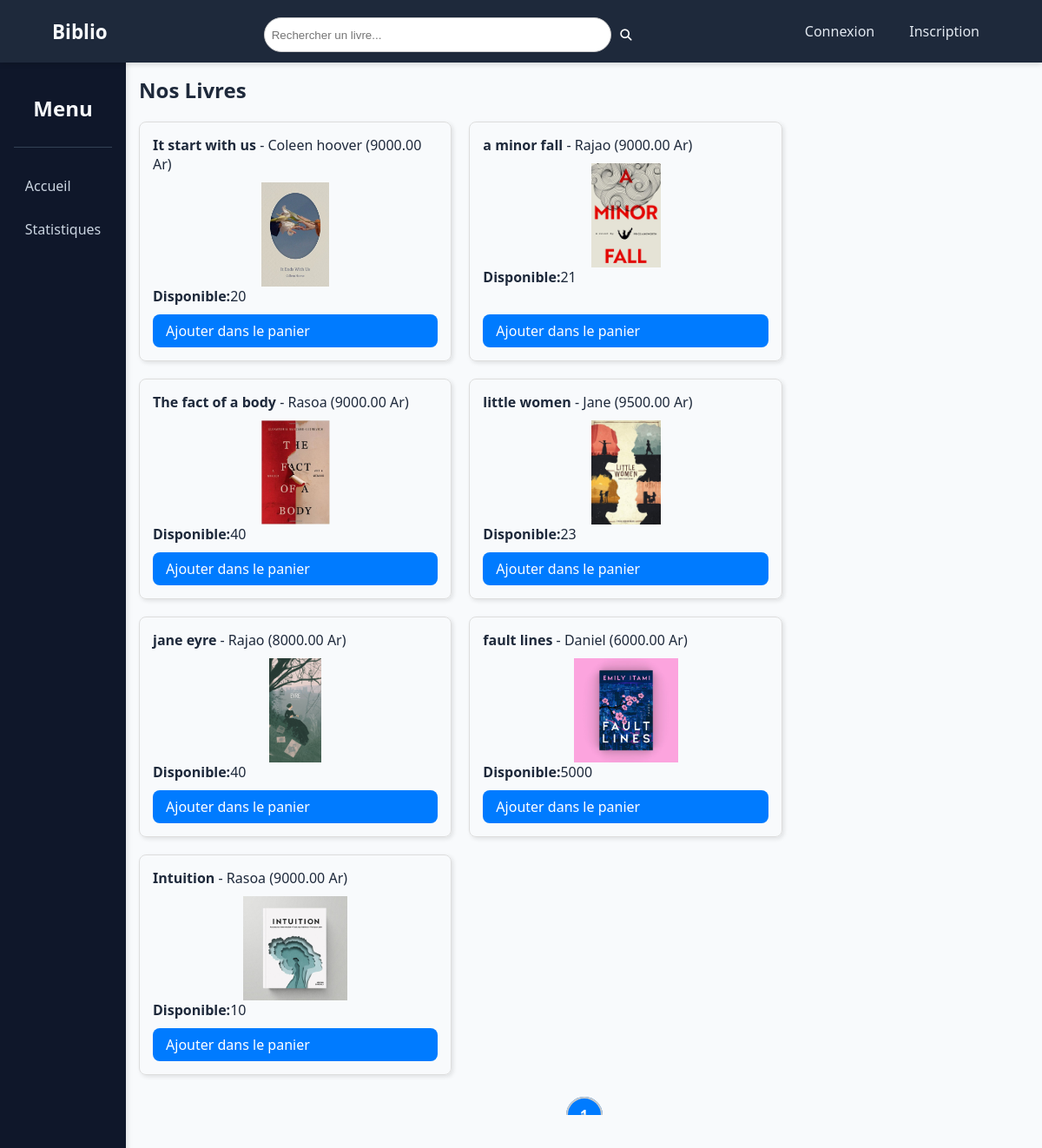
Page /livre/liste/ on the committed database.
### monApp/models.py (models this page shows, shortened)
class Livre(models.Model):
    titre = models.CharField(max_length=200)
    auteur = models.CharField(max_length=100)
    prix = models.DecimalField(max_digits=6, decimal_places=2)
    stock = models.PositiveIntegerField()
    couverture = models.ImageField(upload_to='couverture/', blank=True, null=True)
    description = models.TextField(blank=True)

### monApp/views.py (the view)
# urls.py: path('livre/liste/', liste_livres, name='liste_livres'),
def liste_livres(request):
    query = request.GET.get('q')
    if query:
        livres_list = Livre.objects.filter(
            Q(titre__icontains=query) |
            Q(auteur__icontains=query) |
            Q(description__icontains=query)
        )
    else:
        livres_list = Livre.objects.all()
    paginator = Paginator(livres_list, 8)
    page_number = request.GET.get('page')
    livres = paginator.get_page(page_number)
    return render(request, 'livre/liste_livres.html', {
        'livres': livres,
        'query': query
    })

### monApp/templates/livre/liste_livres.html (shortened to what this page needs)
{% extends "base.html" %}
{% load static %}
{% block extra_css %}
<link rel="stylesheet" href="{% static 'css/modal.css' %}">
<link rel="stylesheet" href="{% static 'css/pagination.css' %}">
<link rel="stylesheet" href="{% static 'css/carte.css' %}">
{% endblock %}
{% block content %}
<section class="livres-section">
   <h1>Nos Livres</h1>
    <ul class="carte-liste">
    {% for livre in livres %}
        <li class="carte-item">
            <div class="carte-contenu">
                <strong>{{ livre.titre }}</strong> - {{ livre.auteur }}
                ({{ livre.prix }} Ar)
                {% if livre.couverture %}
                    <br><img src="{{ livre.couverture.url }}" alt="Couverture de {{ livre.titre }}" class="carte-image">
                    <strong>Disponible:</strong><span>{{ livre.stock }} </span>
                {% endif %}
            </div>
            <span class="ouvrirPopup" data-nom="{{ livre.description }}" data-id="{{ livre.id }}">Ajouter dans le panier</span>
        </li>
    {% endfor %}
</ul>
<div class="pagination-modern">
  {% if livres.has_previous %}
    <a href="?page={{ livres.previous_page_number }}" class="page-btn prev">&laquo;</a>
  {% else %}
    <span class="page-btn disabled">&laquo;</span>
  {% endif %}
  {% for num in livres.paginator.page_range %}
    {% if livres.number == num %}
      <span class="page-btn current">{{ num }}</span>
    {% elif num > livres.number|add:'-3' and num < livres.number|add:'3' %}
      <a href="?page={{ num }}" class="page-btn">{{ num }}</a>
    {% endif %}
  {% endfor %}
  {% if livres.has_next %}
    <a href="?page={{ livres.next_page_number }}" class="page-btn next">&raquo;</a>
  {% else %}
    <span class="page-btn disabled">&raquo;</span>
  {% endif %}
</div>
</section>
{% endblock %}

### monApp/templates/base.html (shortened to what this page needs)
{% load static %}
<!doctype html>
<html lang="fr">
<head>
  <link rel="stylesheet" href="{% static 'css/main.css' %}">
  <link rel="stylesheet" href="{% static 'css/all.min.css' %}">
  {% block extra_css %}{% endblock %}
</head>
<body>
  <header class="site-header">
    <nav class="navbar">
      <div class="container">
        <a class="brand" href="">Biblio</a>
        <form action="" method="get" class="search-form">
         <div class="search-container">
           <input type="search" name="q" placeholder="Rechercher un livre..." class="search-input">
          <button type="submit" class="search-button"><i class="fas fa-search"></i></button>
         </div>
        </form>
        <ul class="nav-links">
          {% if user.is_authenticated %}
            <a href="{% url 'voir_profil' %}" class="btn btn-primary">Mon profil</a>
          {% else %}
            <li><a href="{% url 'login' %}">Connexion</a></li>
            <li><a href="{% url 'register' %}">Inscription</a></li>
          {% endif %}
        </ul>
      </div>
    </nav>
  </header>
  <main class="container">
  <aside class="sidebar">
  <div class="sidebar-header">
    <h2>Menu</h2>
  </div>
  <ul class="sidebar-links">
    <li><a href="{% url 'liste_livres'%}">Accueil</a></li>
    {% if user.is_authenticated %}
     {% if user.is_staff%}
      <li><a href="{% url 'logout' %}">Déconnexion</a></li>
      {% else %}
      <li><a href="{% url 'voir_panier' %}">Panier</a></li>
      <li><a href="{% url 'logout' %}">Déconnexion</a></li>
      {% endif %}
    {% else %}
      <li><a href="">Statistiques</a></li>
    {% endif %}
  </ul>
  </aside>
    {% block content %}
    {% endblock %}
  </main>
</body>
</html>

### monApp/static/css/main.css (style rules this page uses)
body { margin: 0; font-family: 'Segoe UI', Arial, sans-serif; background-color: #f8fafc; color: #1e293b; }
.site-header { background-color: #1e293b; color: white; padding: 0.75rem 0; box-shadow: 0 2px 6px rgba(0, 0, 0, 0.15); position: sticky; top: 0; z-index: 1000; }
.navbar .container { display: flex; justify-content: space-between; align-items: center; width: 90%; margin: 0 auto; }
.brand { font-size: 1.4rem; font-weight: bold; color: #f8fafc; text-decoration: none; }
.nav-links { list-style: none; display: flex; gap: 1rem; margin: 0; padding: 0; }
.nav-links a { color: #e2e8f0; text-decoration: none; padding: 0.5rem 0.75rem; border-radius: 6px; transition: background 0.2s; }
main.container { display: flex; flex-direction: row; min-height: calc(100vh - 70px); }
.sidebar { width: 220px; background-color: #0f172a; color: #f8fafc; padding: 1rem; box-shadow: 2px 0 6px rgba(0, 0, 0, 0.1); position: relative; }
.sidebar-header { text-align: center; margin-bottom: 1.5rem; border-bottom: 1px solid #334155; padding-bottom: 0.5rem; }
.sidebar-links { list-style: none; padding: 0; margin: 0; }
.sidebar-links li { margin-bottom: 0.5rem; }
.sidebar-links a { display: block; color: #cbd5e1; text-decoration: none; padding: 0.6rem 0.8rem; border-radius: 6px; transition: background-color 0.2s; }
.search-container { display: flex; gap: 1px; }
.search-input { width: 400px; height: 40px; border-radius: 50px; }
.search-button { background-color: transparent; width: 30px; }
button { border: none; color: #ccc; }

### monApp/static/css/modal.css (style rules this page uses)
.ouvrirPopup { color: white; background-color: #007BFF; padding: 8px 15px; border-radius: 8px; cursor: pointer; display: inline-block; }
form input, form button { width: 100%; margin-top: 8px; padding: 8px; border-radius: 5px; border: 1px solid #ccc; }
form button { background-color: #007BFF; color: white; border: none; }

### monApp/static/css/pagination.css (style rules this page uses)
.livres-section { position: relative; }
.pagination-modern { position: absolute; bottom: 0px; z-index: 1000; left: 50%; transform: translateX(-50%); display: flex; justify-content: center; align-items: center; gap: 8px; flex-wrap: wrap; }
.page-btn { display: inline-flex; justify-content: center; align-items: center; width: 38px; height: 38px; border-radius: 50%; border: 2px solid #007bff; color: #007bff; text-decoration: none; font-weight: 500; transition: all 0.3s ease; cursor: pointer; position: absolute; }
.page-btn.current { background-color: #007bff; color: #fff; font-weight: bold; cursor: default; }
.page-btn.disabled { border-color: #ccc; color: #ccc; cursor: not-allowed; }

### monApp/static/css/carte.css (style rules this page uses)
.livres-section { height: 80vh; overflow-y: scroll; padding: 15px; border-radius: 5px; }
.livres-section h1 { Position: sticky; top: 0; z-index: 10; margin-top: 0; }
.carte-liste { list-style: none; padding: 0; margin: 0; display: flex; flex-wrap: wrap; gap: 20px; }
.carte-item { flex: 0 0 calc(20% - 15px); min-width: 200px; border: 1px solid #ddd; border-radius: 8px; padding: 15px; box-shadow: 2px 2px 5px rgba(0, 0, 0, 0.1); display: flex; flex-direction: column; }
.carte-contenu { flex-grow: 1; margin-bottom: 10px; }
.carte-image { display: block; max-width: 90%; height: 120px; margin: 10px auto 0; }
@media (max-width: 1200px) { .carte-item { flex: 0 0 calc(33.333% - 13.33px); } }

### rows in the picture
Livre: titre "It start with us", auteur "Coleen hoover", prix "9000.00", couverture (picture), stock "20"
Livre: titre "a minor fall", auteur "Rajao", prix "9000.00", couverture (picture), stock "21"
Livre: titre "The fact of a body", auteur "Rasoa", prix "9000.00", couverture (picture), stock "40"
Livre: titre "little women", auteur "Jane", prix "9500.00", couverture (picture), stock "23"
Livre: titre "jane eyre", auteur "Rajao", prix "8000.00", couverture (picture), stock "40"
Livre: titre "fault lines", auteur "Daniel", prix "6000.00", couverture (picture), stock "5000"
Livre: titre "Intuition", auteur "Rasoa", prix "9000.00", couverture (picture), stock "10"
